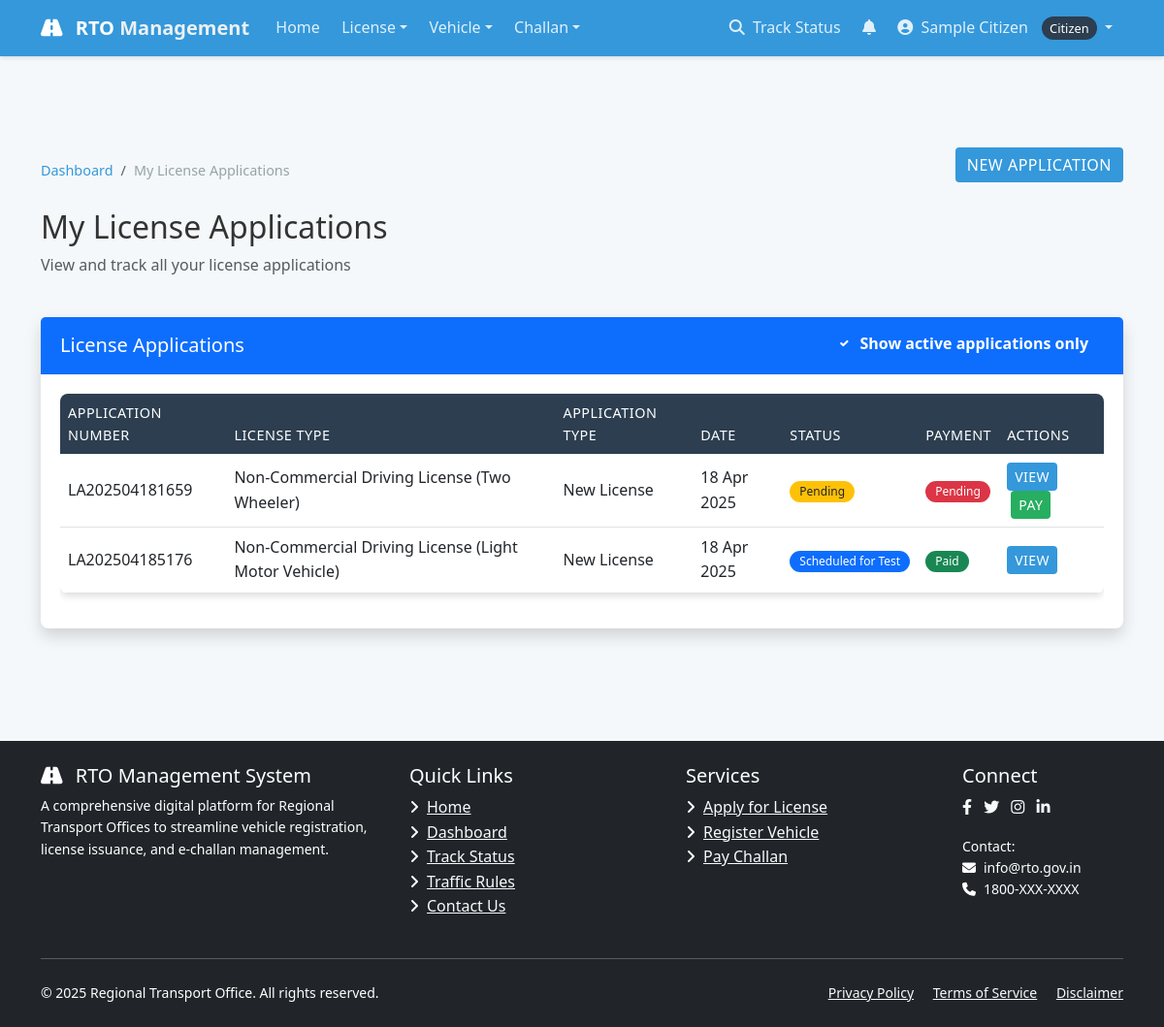
Page /license/applications/ (signed in) on the committed database.
### accounts/models.py (models this page shows, shortened)
class User(AbstractUser):
    USER_TYPE_CHOICES = (
        ('CITIZEN', 'Citizen'),
        ('OFFICER', 'RTO Officer'),
        ('ADMIN', 'Administrator'),
    )
    username = None
    email = models.EmailField(_('email address'), unique=True)
    phone_number = models.CharField(max_length=15, blank=True, null=True)
    aadhaar_number = models.CharField(max_length=16, blank=True, null=True)
    address = models.TextField(blank=True, null=True)
    user_type = models.CharField(max_length=10, choices=USER_TYPE_CHOICES, default='CITIZEN')
    profile_picture = models.ImageField(upload_to='profile_pics/', blank=True, null=True)
    USERNAME_FIELD = 'email'
    REQUIRED_FIELDS = []
    objects = UserManager()
    def get_full_name(self):
        return f"{self.first_name} {self.last_name}" if self.first_name or self.last_name else self.email

### license/models.py (models this page shows, shortened)
class LicenseApplication(models.Model):
    STATUS_CHOICES = (
        ('PENDING', 'Pending'),
        ('DOCUMENT_VERIFICATION', 'Document Verification'),
        ('SCHEDULED_FOR_TEST', 'Scheduled for Test'),
        ('TEST_PASSED', 'Test Passed'),
        ('TEST_FAILED', 'Test Failed'),
        ('APPROVED', 'Approved'),
        ('REJECTED', 'Rejected'),
        ('ISSUED', 'Issued'),
    )
    APPLICATION_TYPE_CHOICES = (
        ('NEW', 'New License'),
        ('RENEWAL', 'License Renewal'),
        ('DUPLICATE', 'Duplicate License'),
    )
    applicant = models.ForeignKey(User, on_delete=models.CASCADE, related_name='license_applications')
    license_type = models.ForeignKey(LicenseType, on_delete=models.CASCADE)
    application_type = models.CharField(max_length=20, choices=APPLICATION_TYPE_CHOICES, default='NEW')
    application_number = models.CharField(max_length=20, unique=True)
    application_date = models.DateField(auto_now_add=True)
    status = models.CharField(max_length=30, choices=STATUS_CHOICES, default='PENDING')
    photo = models.ImageField(upload_to='license_photos/')
    signature = models.ImageField(upload_to='license_signatures/')
    id_proof = models.FileField(upload_to='license_id_proofs/')
    address_proof = models.FileField(upload_to='license_address_proofs/')
    test_date = models.DateTimeField(null=True, blank=True)
    test_result = models.BooleanField(null=True, blank=True)
    rejection_reason = models.TextField(blank=True, null=True)
    payment_status = models.BooleanField(default=False)
    payment_date = models.DateTimeField(null=True, blank=True)
    payment_transaction_id = models.CharField(max_length=100, blank=True, null=True)
    reviewed_by = models.ForeignKey(User, on_delete=models.SET_NULL, null=True, blank=True,
                                   related_name='reviewed_license_applications')
    issued_date = models.DateField(null=True, blank=True)
    valid_until = models.DateField(null=True, blank=True)
    created_at = models.DateTimeField(auto_now_add=True)
    updated_at = models.DateTimeField(auto_now=True)

class LicenseType(models.Model):
    name = models.CharField(max_length=100)
    code = models.CharField(max_length=10, unique=True)
    description = models.TextField()
    age_requirement = models.PositiveIntegerField(default=18)
    validity_years = models.PositiveIntegerField(default=10)
    fee = models.DecimalField(max_digits=10, decimal_places=2)

### license/views.py (the view)
# urls.py: path('applications/', views.my_license_applications, name='my_license_applications'),
@login_required
def my_license_applications(request):
    if request.user.user_type != 'CITIZEN':
        messages.error(request, "Access denied.")
        return redirect('home')
    applications = LicenseApplication.objects.filter(applicant=request.user).order_by('-application_date')
    return render(request, 'license/my_applications.html', {'applications': applications})

### templates/license/my_applications.html (shortened to what this page needs)
{% extends 'base.html' %}
{% block content %}
<div class="container py-5">
    <div class="row mb-4">
        <div class="col">
            <nav aria-label="breadcrumb">
                <ol class="breadcrumb">
                    <li class="breadcrumb-item"><a href="{% url 'dashboard' %}">Dashboard</a></li>
                    <li class="breadcrumb-item active" aria-current="page">My License Applications</li>
                </ol>
            </nav>
            <h2>My License Applications</h2>
            <p class="text-muted">View and track all your license applications</p>
        </div>
        <div class="col-auto">
            <a href="{% url 'apply_for_license' %}" class="btn btn-primary">
                 New Application
            </a>
        </div>
    </div>
    <div class="card shadow">
        <div class="card-header bg-primary text-white">
            <div class="row align-items-center">
                <div class="col">
                    <h5 class="mb-0">License Applications</h5>
                </div>
                <div class="col-auto">
                    <div class="form-check form-check-inline text-white">
                        <input class="form-check-input" type="checkbox" id="showActiveOnly" checked>
                        <label class="form-check-label" for="showActiveOnly">Show active applications only</label>
                    </div>
                </div>
            </div>
        </div>
        <div class="card-body">
            {% if applications %}
            <div class="table-responsive">
                <table class="table table-hover">
                    <thead class="table-light">
                        <tr>
                            <th>Application Number</th>
                            <th>License Type</th>
                            <th>Application Type</th>
                            <th>Date</th>
                            <th>Status</th>
                            <th>Payment</th>
                            <th>Actions</th>
                        </tr>
                    </thead>
                    <tbody>
                        {% for application in applications %}
                        <tr class="{% if application.status == 'ISSUED' or application.status == 'REJECTED' %}inactive-row{% endif %}">
                            <td>{{ application.application_number }}</td>
                            <td>{{ application.license_type.name }}</td>
                            <td>{{ application.get_application_type_display }}</td>
                            <td>{{ application.application_date|date:"d M Y" }}</td>
                            <td>
                                {% if application.status == 'PENDING' %}
                                <span class="badge bg-warning text-dark">{{ application.get_status_display }}</span>
                                {% elif application.status == 'DOCUMENT_VERIFICATION' %}
                                <span class="badge bg-info">{{ application.get_status_display }}</span>
                                {% elif application.status == 'SCHEDULED_FOR_TEST' %}
                                <span class="badge bg-primary">{{ application.get_status_display }}</span>
                                {% elif application.status == 'TEST_PASSED' %}
                                <span class="badge bg-success">{{ application.get_status_display }}</span>
                                {% elif application.status == 'TEST_FAILED' %}
                                <span class="badge bg-danger">{{ application.get_status_display }}</span>
                                {% elif application.status == 'APPROVED' %}
                                <span class="badge bg-success">{{ application.get_status_display }}</span>
                                {% elif application.status == 'REJECTED' %}
                                <span class="badge bg-danger">{{ application.get_status_display }}</span>
                                {% elif application.status == 'ISSUED' %}
                                <span class="badge bg-success">{{ application.get_status_display }}</span>
                                {% endif %}
                            </td>
                            <td>
                                {% if application.payment_status %}
                                <span class="badge bg-success">Paid</span>
                                {% else %}
                                <span class="badge bg-danger">Pending</span>
                                {% endif %}
                            </td>
                            <td>
                                <a href="{% url 'license_application_detail' application_number=application.application_number %}" class="btn btn-sm btn-primary">
                                     View
                                </a>
                                {% if not application.payment_status %}
                                <a href="{% url 'license_payment' application_number=application.application_number %}" class="btn btn-sm btn-success ms-1">
                                     Pay
                                </a>
                                {% endif %}
                            </td>
                        </tr>
                        {% endfor %}
                    </tbody>
                </table>
            </div>
            {% endif %}
        </div>
    </div>
</div>
{% endblock %}

### templates/base.html (shortened to what this page needs)
<!DOCTYPE html>
<html lang="en">
<head>
    <link href="https://cdn.jsdelivr.net/npm/bootstrap@5.3.0/dist/css/bootstrap.min.css" rel="stylesheet">
    <link href="https://cdnjs.cloudflare.com/ajax/libs/font-awesome/6.4.0/css/all.min.css" rel="stylesheet">
    <link rel="stylesheet" href="/static/css/style.css">
</head>
<body>
    <nav class="navbar navbar-expand-lg navbar-dark fixed-top">
        <div class="container">
            <a class="navbar-brand" href="/">
                <i class="fas fa-road me-2"></i> RTO <span>Management</span>
            </a>
            <div class="collapse navbar-collapse" id="navbarContent">
                <ul class="navbar-nav me-auto mb-2 mb-lg-0">
                    <li class="nav-item">
                        <a class="nav-link {% if request.path == '/' %}active{% endif %}" href="/">Home</a>
                    </li>
                    {% if user.is_authenticated %}
                        {% if user.user_type == 'CITIZEN' %}
                            <li class="nav-item dropdown">
                                <a class="nav-link dropdown-toggle" href="#" id="licenseDropdown" role="button" data-bs-toggle="dropdown" aria-expanded="false">License</a>
                            </li>
                            <li class="nav-item dropdown">
                                <a class="nav-link dropdown-toggle" href="#" id="vehicleDropdown" role="button" data-bs-toggle="dropdown" aria-expanded="false">Vehicle</a>
                            </li>
                            <li class="nav-item dropdown">
                                <a class="nav-link dropdown-toggle" href="#" id="challanDropdown" role="button" data-bs-toggle="dropdown" aria-expanded="false">Challan</a>
                            </li>
                        {% endif %}
                    {% endif %}
                </ul>
                <ul class="navbar-nav">
                    <li class="nav-item">
                        <a class="nav-link" href="/dashboard/status/license/" id="navStatusLink">
                            <i class="fas fa-search me-1"></i> Track Status
                        </a>
                    </li>
                    {% if user.is_authenticated %}
                        <li class="nav-item">
                            <a class="nav-link position-relative" href="#" id="notificationToggle" data-bs-toggle="dropdown" aria-expanded="false">
                                <i class="fas fa-bell"></i>
                            </a>
                        </li>
                        <li class="nav-item dropdown">
                            <a class="nav-link dropdown-toggle" href="#" id="userDropdown" role="button" data-bs-toggle="dropdown" aria-expanded="false">
                                <i class="fas fa-user-circle me-1"></i>
                                {{ user.get_full_name|default:user.email }}
                                <span class="user-badge">{{ user.get_user_type_display }}</span>
                            </a>
                        </li>
                    {% endif %}
                </ul>
            </div>
        </div>
    </nav>
    <main role="main" class="container-fluid py-5">
        {% block content %}{% endblock %}
    </main>
    <footer class="py-4 bg-dark text-white">
        <div class="container">
            <div class="row">
                <div class="col-md-4 mb-4 mb-md-0">
                    <h5><i class="fas fa-road me-2"></i> RTO Management System</h5>
                    <p class="small">A comprehensive digital platform for Regional Transport Offices to streamline vehicle registration, license issuance, and e-challan management.</p>
                </div>
                <div class="col-md-3 mb-4 mb-md-0">
                    <h5>Quick Links</h5>
                    <ul class="list-unstyled">
                        <li><a href="/" class="text-light"><i class="fas fa-angle-right me-2"></i>Home</a></li>
                        <li><a href="{% url 'dashboard' %}" class="text-light"><i class="fas fa-angle-right me-2"></i>Dashboard</a></li>
                        <li><a href="/dashboard/status/license/" class="text-light"><i class="fas fa-angle-right me-2"></i>Track Status</a></li>
                        <li><a href="#" class="text-light"><i class="fas fa-angle-right me-2"></i>Traffic Rules</a></li>
                        <li><a href="#" class="text-light"><i class="fas fa-angle-right me-2"></i>Contact Us</a></li>
                    </ul>
                </div>
                <div class="col-md-3 mb-4 mb-md-0">
                    <h5>Services</h5>
                    <ul class="list-unstyled">
                        <li><a href="{% url 'apply_for_license' %}" class="text-light"><i class="fas fa-angle-right me-2"></i>Apply for License</a></li>
                        <li><a href="{% url 'apply_for_registration' %}" class="text-light"><i class="fas fa-angle-right me-2"></i>Register Vehicle</a></li>
                        <li><a href="{% url 'search_challan' %}" class="text-light"><i class="fas fa-angle-right me-2"></i>Pay Challan</a></li>
                    </ul>
                </div>
                <div class="col-md-2">
                    <h5>Connect</h5>
                    <div class="social-icons">
                        <a href="#" class="text-light me-2"><i class="fab fa-facebook-f"></i></a>
                        <a href="#" class="text-light me-2"><i class="fab fa-twitter"></i></a>
                        <a href="#" class="text-light me-2"><i class="fab fa-instagram"></i></a>
                        <a href="#" class="text-light me-2"><i class="fab fa-linkedin-in"></i></a>
                    </div>
                    <div class="mt-3">
                        <p class="small mb-0">Contact:</p>
                        <p class="small mb-0"><i class="fas fa-envelope me-2"></i>info@rto.gov.in</p>
                        <p class="small mb-0"><i class="fas fa-phone me-2"></i>1800-XXX-XXXX</p>
                    </div>
                </div>
            </div>
            <hr class="bg-secondary my-4">
            <div class="row">
                <div class="col-md-6">
                    <p class="small mb-0">&copy; {% now "Y" %} Regional Transport Office. All rights reserved.</p>
                </div>
                <div class="col-md-6 text-md-end">
                    <p class="small mb-0">
                        <a href="#" class="text-light me-3">Privacy Policy</a>
                        <a href="#" class="text-light me-3">Terms of Service</a>
                        <a href="#" class="text-light">Disclaimer</a>
                    </p>
                </div>
            </div>
        </div>
    </footer>
</body>
</html>

### rows in the picture
User: get_full_name "Sample Citizen", user_type "Citizen"
LicenseApplication: application_number "LA202504181659", license_type.name "Non-Commercial Driving License (Two Wheeler)", application_type "New License", application_date "18 Apr 2025", status "Pending", payment_status "Pending"
LicenseApplication: application_number "LA202504185176", license_type.name "Non-Commercial Driving License (Light Motor Vehicle)", application_type "New License", application_date "18 Apr 2025", status "Scheduled for Test", payment_status "Paid"
